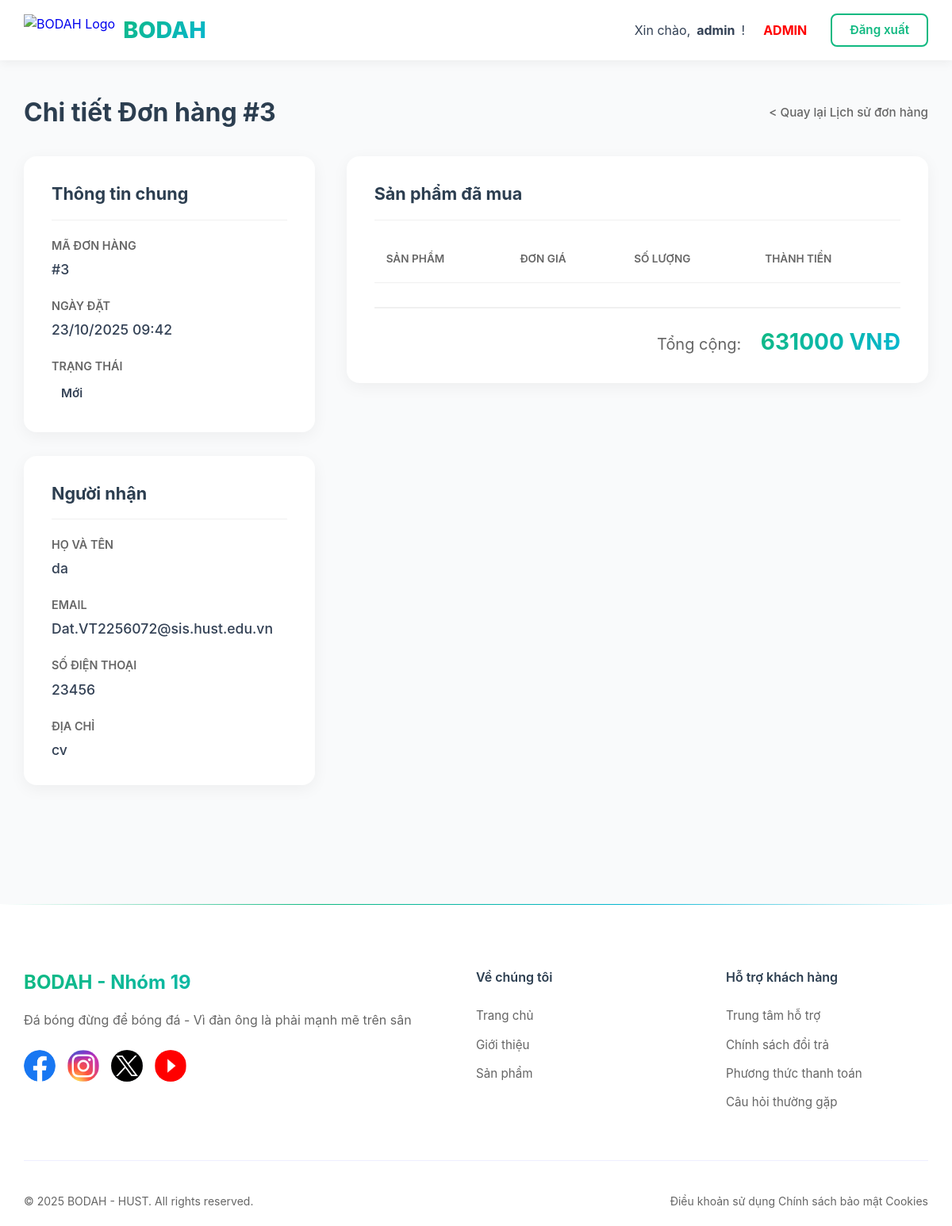
Page /order-detail/3/ (signed in) on the committed database.
### store/models.py (models this page shows, shortened)
class Order(models.Model):
    user = models.ForeignKey(User, on_delete=models.SET_NULL, null=True, blank=True)
    full_name = models.CharField(max_length=255)
    email = models.EmailField(max_length=255)
    phone = models.CharField(max_length=20)
    address = models.TextField()
    total_price = models.DecimalField(max_digits=10, decimal_places=0, help_text="Tổng tiền ban đầu")
    created_at = models.DateTimeField(auto_now_add=True)
    status = models.CharField(max_length=20, choices=ORDER_STATUS_CHOICES, default='Mới')
    voucher = models.ForeignKey(Voucher, on_delete=models.SET_NULL, null=True, blank=True)
    discount_amount = models.DecimalField(max_digits=10, decimal_places=0, default=0, help_text="Số tiền đã được giảm")
    @property
    def final_price(self):
        return self.total_price - self.discount_amount

### users/views.py (the view, shortened to what this page needs)
# urls.py: path('order-detail/<int:order_id>/', order_detail_view, name='order_detail'),
@login_required
def order_detail_view(request, order_id):
    order = get_object_or_404(Order, id=order_id, user=request.user)
    order_items = order.items.all()
    item_review_status = {}
    context = {
        'order': order,
        'order_items': order_items,
        'item_review_status': item_review_status
    }
    return render(request, 'users/order_detail.html', context)

### users/templates/users/order_detail.html (shortened to what this page needs)
{% load static %}
{% load math_filters %}
{% load template_extras %}
<!DOCTYPE html>
<html lang="vi">
<head>
    <link rel="stylesheet" href="{% static 'css/store/header.css' %}">
    <link rel="stylesheet" href="{% static 'css/store/footer.css' %}">
    <link rel="stylesheet" href="{% static 'css/user/order_detail.css' %}">
</head>
<body>
    {% include "layout/header.html" %}
    <main class="detail-page">
        <div class="detail-container">
            <div class="detail-header">
                <h1>Chi tiết Đơn hàng #{{ order.id }}</h1>
                <a href="{% url 'order_history' %}" class="back-link"> &lt; Quay lại Lịch sử đơn hàng</a>
            </div>
            <div class="detail-layout">
                <div class="detail-info-column">
                    <div class="detail-card">
                        <h3>Thông tin chung</h3>
                        <div class="info-group">
                            <span class="info-label">Mã đơn hàng</span>
                            <span class="info-value">#{{ order.id }}</span>
                        </div>
                        <div class="info-group">
                            <span class="info-label">Ngày đặt</span>
                            <span class="info-value">{{ order.created_at|date:"d/m/Y H:i" }}</span>
                        </div>
                        <div class="info-group">
                            <span class="info-label">Trạng thái</span>
                            <span class="order-status
                                ">
                                {{ order.status }}
                            </span>
                        </div>
                    </div>
                    <div class="detail-card">
                        <h3>Người nhận</h3>
                        <div class="info-group">
                            <span class="info-label">Họ và tên</span>
                            <span class="info-value">{{ order.full_name }}</span>
                        </div>
                        <div class="info-group">
                            <span class="info-label">Email</span>
                            <span class="info-value">{{ order.email }}</span>
                        </div>
                        <div class="info-group">
                            <span class="info-label">Số điện thoại</span>
                            <span class="info-value">{{ order.phone }}</span>
                        </div>
                        <div class="info-group">
                            <span class="info-label">Địa chỉ</span>
                            <span class="info-value">{{ order.address|linebreaksbr }}</span>
                        </div>
                    </div>
                </div>
                <div class="detail-products-column">
                    <div class="detail-card product-table-card">
                        <h3>Sản phẩm đã mua</h3>
                        <table class="product-table">
                            <thead>
                                <tr>
                                    <th>Sản phẩm</th>
                                    <th>Đơn giá</th>
                                    <th>Số lượng</th>
                                    <th>Thành tiền</th>
                                </tr>
                            </thead>
                        </table>
                        <div class="order-total">
                            <span class="label">Tổng cộng:</span>
                            <span class="value">{{ order.final_price|floatformat:0 }} VNĐ</span>
                        </div>
                    </div>
                </div>
            </div>
        </div>
    </main>
    {% include "layout/footer.html" %}
</body>
</html>

### store/templates/layout/header.html
{% load static %}
<header class="header">
    <div class="header-content">
        <div class="header-left">
            <a href="{% url 'home' %}" class="logo">
                <img src="{% static 'image/soccer.svg' %}" alt="BODAH Logo" class="logo-img">
                <span class="logo-text">BODAH</span>
            </a>
        </div>
        <div class="header-actions">
            {% if user.is_authenticated %}
                <span style="display: flex; align-items: center; gap: 8px;">
                    Xin chào, <strong>{{ user.username }}</strong>!
                    {% if user.is_staff %}
                        <a href="/admin/" class="action-link action-admin">ADMIN</a>
                    {% else %}
                        <a href="{% url 'cart_view' %}" class="action-link">
                            <img src="{% static 'image/cart_icon.svg' %}" alt="Cart" class="cart-img">
                            Giỏ Hàng
                        </a>
                        <a href="{% url 'order_history' %}" class="action-link history">Lịch sử đơn hàng</a>
                    {% endif %}
                </span>
                <a href="{% url 'logout' %}" class="btn-secondary">Đăng xuất</a>
            {% else %}
                <a href="{% url 'login' %}" class="btn-secondary">Đăng nhập</a>
                <a href="{% url 'register' %}" class="btn-primary">Đăng ký</a>
            {% endif %}
        </div>
    </div>
</header>

### static/css/store/header.css (style rules this page uses)
.header { background: #fff; padding: 15px 30px; box-shadow: 0 4px 12px rgba(0, 0, 0, 0.05); position: sticky; top: 0; z-index: 1000; }
.header-content { max-width: 1700px; margin: 0 auto; display: flex; justify-content: space-between; align-items: center; }
.header-left { display: flex; align-items: center; gap: 80px; }
.logo { display: flex; align-items: center; gap: 10px; text-decoration: none; }
.logo-img { height: 40px; width: auto; object-fit: contain; }
.logo-text { font-size: 1.8rem; font-weight: 800; background: linear-gradient(135deg, #10B981, #06B6D4); -webkit-background-clip: text; -webkit-text-fill-color: transparent; }
.header-actions { display: flex; align-items: center; gap: 15px; line-height: 1; }
.header-actions span { display: flex; align-items: center; line-height: 1.4; }
.header-actions a { display: flex; align-items: center; justify-content: center; box-sizing: border-box; text-decoration: none; height: 42px; padding: 0 22px; font-size: 0.95rem; font-weight: 600; border-radius: 8px; cursor: pointer; transition: all 0.3s ease; }
.header-actions .action-link { text-decoration: none; color: #334155; font-weight: 600; font-size: 1rem; padding: 10px 15px; border-radius: 8px; position: relative; transition: all 0.3s ease; }
.header-actions .action-link::after { content: ''; position: absolute; bottom: 5px; left: 50%; transform: translateX(-50%) scaleX(0); width: 70%; height: 3px; background: linear-gradient(90deg, #10B981, #06B6D4); border-radius: 2px; transition: transform 0.3s ease; }
.header-actions .action-admin { color: #ff0000; font-weight: 700; }
.header-actions .action-admin::after { content: ''; position: absolute; bottom: 5px; left: 50%; transform: translateX(-50%) scaleX(0); width: 70%; height: 3px; background: linear-gradient(90deg, #ff0000, #ff3700); border-radius: 2px; transition: transform 0.3s ease; }
.btn-secondary { background: transparent; border: 2px solid #10B981; color: #10B981; }

### static/css/user/order_detail.css (style rules this page uses)
* { margin: 0; padding: 0; box-sizing: border-box; }
body { font-family: -apple-system, BlinkMacSystemFont, 'Segoe UI', Roboto, Helvetica, Arial, sans-serif; background-color: #f9fafb; color: #334155; line-height: 1.6; margin: 0; }
.detail-page { padding-bottom: 80px; }
.detail-container { max-width: 1200px; margin: 40px auto; padding: 0 30px; }
.detail-header { display: flex; justify-content: space-between; align-items: center; margin-bottom: 30px; }
.detail-header h1 { font-size: 2rem; font-weight: 700; color: #2c3e50; margin: 0; }
.detail-header .back-link { text-decoration: none; color: #666; font-weight: 500; font-size: 0.95rem; transition: color 0.3s ease; }
.detail-layout { display: grid; grid-template-columns: 1fr 2fr; gap: 40px; align-items: flex-start; }
.detail-card { background: #FFFFFF; border-radius: 16px; box-shadow: 0 5px 20px rgba(0, 0, 0, 0.05); padding: 30px 35px; margin-bottom: 30px; }
.detail-card h3 { font-size: 1.35rem; font-weight: 700; color: #2c3e50; margin: 0 0 20px 0; padding-bottom: 15px; border-bottom: 1px solid #f0f0f0; }
.info-group { margin-bottom: 20px; }
.info-group:last-child { margin-bottom: 0; }
.info-label { display: block; font-size: 0.9rem; font-weight: 600; color: #666; margin-bottom: 5px; text-transform: uppercase; }
.info-value { font-size: 1.1rem; color: #334155; font-weight: 500; }
.order-status { display: inline-block; padding: 6px 12px; border-radius: 20px; font-size: 0.95rem; font-weight: 600; }
.product-table-card { padding: 30px 35px; overflow-x: auto; }
.product-table { width: 100%; border-collapse: collapse; margin-top: 20px; }
.product-table th, .product-table td { padding: 18px 15px; text-align: left; border-bottom: 1px solid #f0f0f0; }
.product-table th { font-size: 0.85rem; font-weight: 600; color: #666; text-transform: uppercase; }
.order-total { text-align: right; margin-top: 30px; padding-top: 20px; border-top: 2px solid #f0f0f0; }
.order-total .label { font-size: 1.25rem; color: #666; margin-right: 20px; }
.order-total .value { font-size: 1.75rem; font-weight: 700; background: linear-gradient(135deg, #10B981, #06B6D4); -webkit-background-clip: text; -webkit-text-fill-color: transparent; background-clip: text; text-fill-color: transparent; }

### rows in the picture
Order: id "3", created_at "23/10/2025 09:42", status "Mới", full_name "da", email "Dat.VT2256072@sis.hust.edu.vn", phone "23456", address "cv", final_price "631000"

### other values in the picture
{{ user.username }} "admin"
